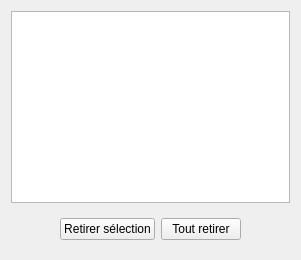
         <widget class="QWidget" name="tabKeeped">
          <attribute name="title">
           <string>Retenus (0)</string>
          </attribute>
          <layout class="QVBoxLayout" name="verticalLayout_5">
           <item>
            <widget class="QListWidget" name="lwSavedNames"/>
           </item>
           <item>
            <widget class="QWidget" name="widget_3" native="true">
             <layout class="QGridLayout" name="gridLayout_2">
              <item row="1" column="1">
               <widget class="QPushButton" name="pbRetireSelectionFromSaved">
                <property name="text">
                 <string>Retirer sélection</string>
                </property>
               </widget>
              </item>
              <item row="1" column="0">
               <spacer name="horizontalSpacer_4">
                <property name="orientation">
                 <enum>Qt::Horizontal</enum>
                </property>
                <property name="sizeHint" stdset="0">
                 <size>
                  <width>40</width>
                  <height>20</height>
                 </size>
                </property>
               </spacer>
              </item>
              <item row="1" column="3">
               <spacer name="horizontalSpacer_5">
                <property name="orientation">
                 <enum>Qt::Horizontal</enum>
                </property>
                <property name="sizeHint" stdset="0">
                 <size>
                  <width>40</width>
                  <height>20</height>
                 </size>
                </property>
               </spacer>
              </item>
              <item row="1" column="2">
               <widget class="QPushButton" name="pbRetireAllFromSaved">
                <property name="text">
                 <string>Tout retirer</string>
                </property>
               </widget>
              </item>
             </layout>
            </widget>
           </item>
          </layout>
         </widget>
